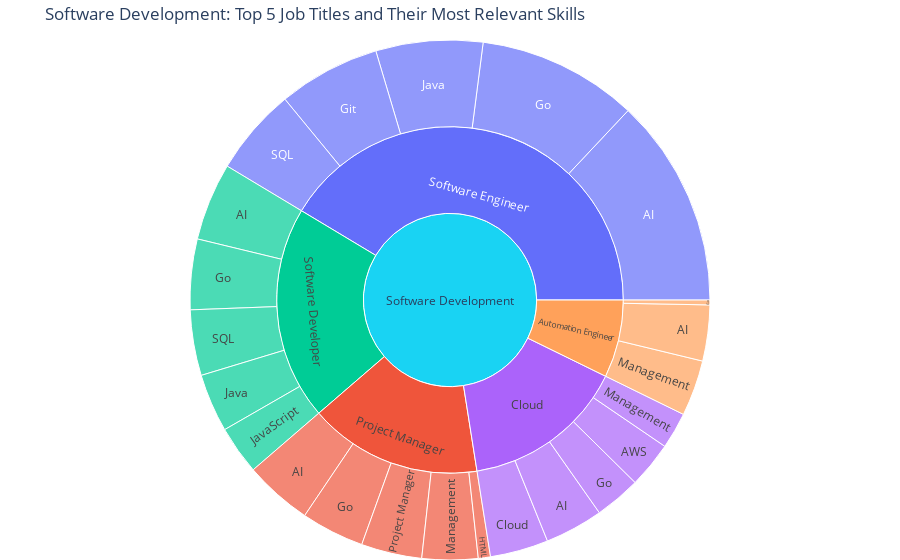

The notebook cell this image was saved under:
### Code cell
import re

domain = "Software Development"

# Ensure these job titles actually appear in the merged_df
valid_jobs = []
for job in sd_jobs_df['Keyword']:
    if merged_df['job_title'].str.contains(re.escape(job), case=False, na=False).any():
        valid_jobs.append(job)
    if len(valid_jobs) == 5:
        break

sunburst_data = []

for job in valid_jobs:
    job_rows = merged_df[merged_df['job_title'].str.contains(re.escape(job), case=False, na=False)]

    skill_counts = {
        skill: job_rows['job_description'].str.contains(re.escape(skill), case=False, na=False).sum()
        for skill in software_dev_skills
    }

    top_skills_for_job = sorted(skill_counts.items(), key=lambda x: x[1], reverse=True)[:5]

    for skill, count in top_skills_for_job:
        if count > 0:
            sunburst_data.append({
                'Domain': domain,
                'Job Title': job,
                'Skill': skill,
                'Count': count
            })

# Build DataFrame and plot
sunburst_df = pd.DataFrame(sunburst_data)

fig = px.sunburst(
    sunburst_df,
    path=['Domain', 'Job Title', 'Skill'],
    values='Count',
    color='Job Title',
    title='Software Development: Top 5 Job Titles and Their Most Relevant Skills'
)
fig.update_layout(margin=dict(t=40, l=0, r=0, b=0))
fig.show()

### Figure 1 — Plotly figure (JSON) as saved in the notebook; plotly's stock layout.template omitted (floating-point values rounded to 4 significant figures)
{"data": [{"branchvalues": "total", "customdata": [["Software Engineer"], ["Project Manager"], ["Software Developer"], ["Project Manager"], ["Cloud"], ["Automation Engineer"], ["Software Developer"], ["Software Engineer"], ["Software Developer"], ["Project Manager"], ["Software Engineer"], ["Software Developer"], ["Project Manager"], ["Cloud"], ["Automation Engineer"], ["Software Engineer"], ["Cloud"], ["Cloud"], ["Software Engineer"], ["Software Developer"], ["Project Manager"], ["Cloud"], ["Automation Engineer"], ["Automation Engineer"], ["Cloud"], ["Project Manager"], ["Software Developer"], ["Software Engineer"], ["(?)"]], "domain": {"x": [0, 1], "y": [0, 1]}, "hovertemplate": "labels=%{label}<br>Count=%{value}<br>parent=%{parent}<br>id=%{id}<br>Job Title=%{customdata[0]}<extra></extra>", "ids": ["Software Development/Software Engineer/SQL", "Software Development/Project Manager/Project Manager", "Software Development/Software Developer/SQL", "Software Development/Project Manager/Management", "Software Development/Cloud/Management", "Software Development/Automation Engineer/Management", "Software Development/Software Developer/JavaScript", "Software Development/Software Engineer/Java", "Software Development/Software Developer/Java", "Software Development/Project Manager/HTML", "Software Development/Software Engineer/Go", "Software Development/Software Developer/Go", "Software Development/Project Manager/Go", "Software Development/Cloud/Go", "Software Development/Automation Engineer/Go", "Software Development/Software Engineer/Git", "Software Development/Cloud/Cloud", "Software Development/Cloud/AWS", "Software Development/Software Engineer/AI", "Software Development/Software Developer/AI", "Software Development/Project Manager/AI", "Software Development/Cloud/AI", "Software Development/Automation Engineer/AI", "Software Development/Automation Engineer", "Software Development/Cloud", "Software Development/Project Manager", "Software Development/Software Developer", "Software Development/Software Engineer", "Software Development"], "labels": ["SQL", "Project Manager", "SQL", "Management", "Management", "Management", "JavaScript", "Java", "Java", "HTML", "Go", "Go", "Go", "Go", "Go", "Git", "Cloud", "AWS", "AI", "AI", "AI", "AI", "AI", "Automation Engineer", "Cloud", "Project Manager", "Software Developer", "Software Engineer", "Software Development"], "marker": {"colors": ["#636efa", "#EF553B", "#00cc96", "#EF553B", "#ab63fa", "#FFA15A", "#00cc96", "#636efa", "#00cc96", "#EF553B", "#636efa", "#00cc96", "#EF553B", "#ab63fa", "#FFA15A", "#636efa", "#ab63fa", "#ab63fa", "#636efa", "#00cc96", "#EF553B", "#ab63fa", "#FFA15A", "#FFA15A", "#ab63fa", "#EF553B", "#00cc96", "#636efa", "#19d3f3"]}, "name": "", "parents": ["Software Development/Software Engineer", "Software Development/Project Manager", "Software Development/Software Developer", "Software Development/Project Manager", "Software Development/Cloud", "Software Development/Automation Engineer", "Software Development/Software Developer", "Software Development/Software Engineer", "Software Development/Software Developer", "Software Development/Project Manager", "Software Development/Software Engineer", "Software Development/Software Developer", "Software Development/Project Manager", "Software Development/Cloud", "Software Development/Automation Engineer", "Software Development/Software Engineer", "Software Development/Cloud", "Software Development/Cloud", "Software Development/Software Engineer", "Software Development/Software Developer", "Software Development/Project Manager", "Software Development/Cloud", "Software Development/Automation Engineer", "Software Development", "Software Development", "Software Development", "Software Development", "Software Development", ""], "type": "sunburst", "values": [36, 25, 27, 23, 15, 23, 20, 44, 24, 5, 66, 29, 26, 19, 2, 42, 24, 19, 86, 32, 28, 24, 23, 48, 101, 107, 132, 274, 662]}], "layout": {"legend": {"tracegroupgap": 0}, "margin": {"b": 0, "l": 0, "r": 0, "t": 40}, "title": {"text": "Software Development: Top 5 Job Titles and Their Most Relevant Skills"}}}
